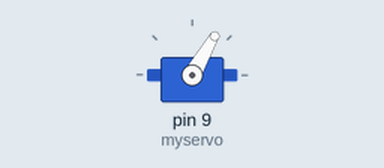
Simulated run of this sketch. Board: Arduino Uno, built with avr-gcc and run on an emulated ATmega328P. Parts: servo.

Above: at 0.05 s.
At 4.0 s:
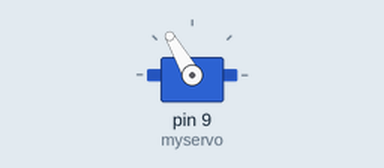
Timing chart, 0 to 5.2 s (numbered marks = the images above):
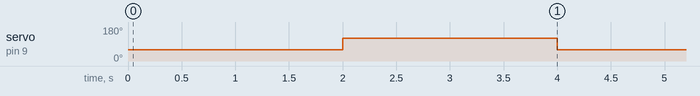

Measured:
- by itself, servo on pin 9 (myservo): alternates 120° for 2.0 s and 60° for 2.0 s

The sketch:

Servo1.ino
```cpp
/*
**厂家：浙江科技学院
**开发：张志义
**功能：I4口输入，确定I3
**版本：V1.O
**时间：2020-4-1
*/
# include "Servo.h"
Servo myservo;
void setup()
{
    myservo.attach(9);
}

void loop()
{
    myservo.write(60);
    delay(2000);
    myservo.write(120);
    delay(2000);
}
```
